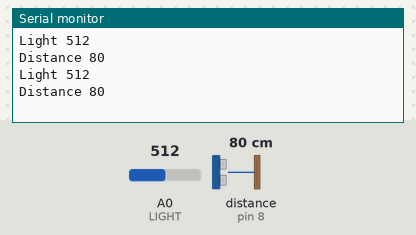
A sketch run on a simulated Arduino Uno, built with avr-gcc and run on an emulated ATmega328P. Parts: the last lines printed to the serial monitor. Wiring (inferred from the names in the program): ultrasonic range finder: trigger pin 9; echo pin 8. Inputs (shaded band) come from the test bench; at power-on: distance to the obstacle (sensor on pin 8) 80 cm, A0 (LIGHT) = 512. The echo pulse lasts 58.3 µs per cm.

Above: at 1.8 s.
1.9 s: distance to the obstacle (sensor on pin 8) set to 2 cm
At 2.8 s:
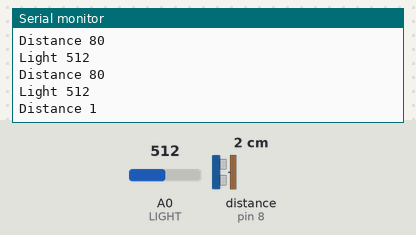
3.4 s: A0 (LIGHT) set to 716
At 4.7 s:
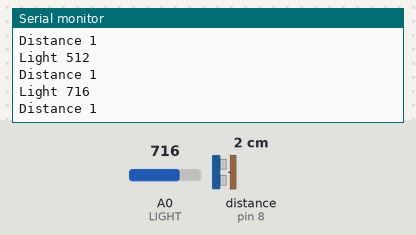
4.9 s: distance to the obstacle (sensor on pin 8) set to 4 cm
At 5.8 s:
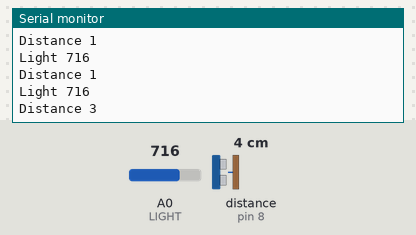
6.4 s: A0 (LIGHT) set to 900
At 7.4 s:
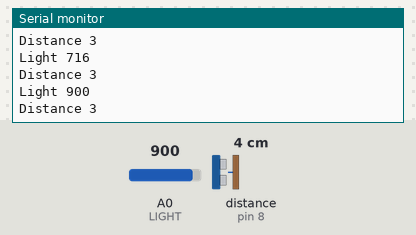
Timing chart, 0 to 8.9 s (numbered marks = the images above; inputs shaded):
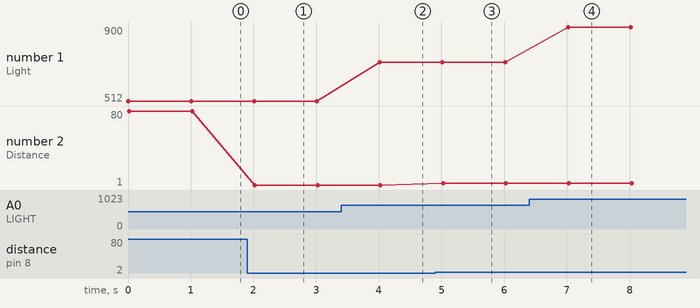

Measured:
- after the input at 1.9 s, the serial monitor: prints a new line after 0.12 s (image 1)
- after the input at 3.4 s, the serial monitor: prints a new line after 0.61 s (image 2)
- after the input at 4.9 s, the serial monitor: prints a new line after 0.13 s (image 3)
- after the input at 6.4 s, the serial monitor: prints a new line after 0.62 s (image 4)
- plotted number 1: 512 → 716 after the input at 3.4 s, 716 → 900 after the input at 6.4 s
- plotted number 2: 80 → 1 after the input at 1.9 s, 1 → 3 after the input at 4.9 s

The sketch:

Master_project.ino
```cpp
#define Trig 9
#define Echo 8
#define LIGHT  A0

void setup() {
  pinMode(Trig, OUTPUT); //инициируем как выход
  pinMode(Echo, INPUT); //инициируем как вход
  Serial.begin(9600);
}

unsigned int impulseTime=0;
unsigned int distance_sm=0;

void loop() {
  // считываем уровень освещённости. Кстати, объявлять
  int lightness = analogRead(LIGHT);
  digitalWrite(Trig, HIGH);
  /* Подаем импульс на вход trig дальномера */
  delayMicroseconds(10); // равный 10 микросекундам
  digitalWrite(Trig, LOW); // Отключаем
  impulseTime=pulseIn(Echo, HIGH); // Замеряем длину импульса
  distance_sm=impulseTime/58; // Пересчитываем в сантиметры
  Serial.print("Light ");
  Serial.println(lightness);
  Serial.print("Distance ");
  Serial.println(distance_sm); // Выводим на порт
  delay(1000);
}
```
